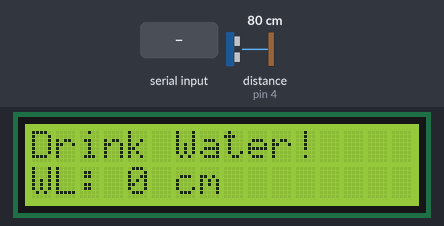
Bench run of a sketch on a simulated Arduino Uno, built with avr-gcc and run on an emulated ATmega328P. Parts: 16×2 character LCD. Wiring (inferred from the names in the program): ultrasonic range finder: trigger pin 3; echo pin 4. Inputs (shaded band) come from the test bench; at power-on: distance to the obstacle (sensor on pin 4) 80 cm. The echo pulse lasts 58.3 µs per cm; what the sketch prints to the serial monitor is not drawn.

Above: at 1.3 s.
1.4 s: "90,45\n" received over Serial
5.5 s: distance to the obstacle (sensor on pin 4) set to 2 cm
At 6.8 s:
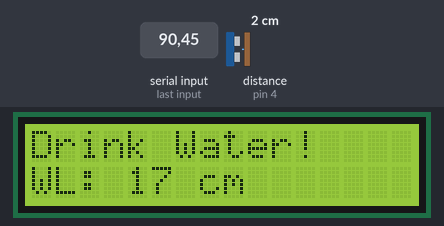
9.6 s: distance to the obstacle (sensor on pin 4) set to 9 cm
At 10.4 s:
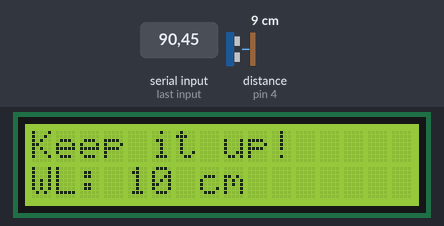
13.7 s: distance to the obstacle (sensor on pin 4) set to 18 cm
At 15.8 s:
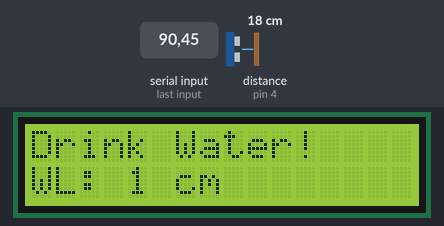
17.8 s: distance to the obstacle (sensor on pin 4) set to 35 cm
At 18.4 s:
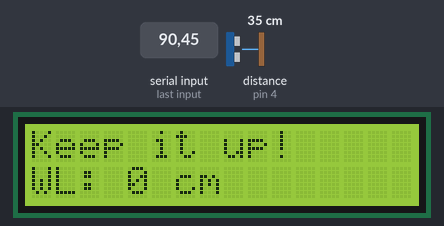
21.9 s: distance to the obstacle (sensor on pin 4) set to 4 cm
At 23.4 s:
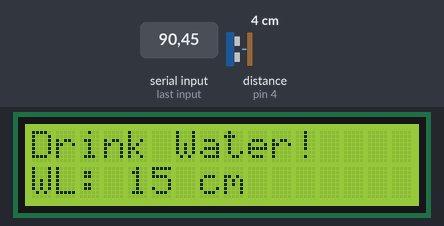
Timing chart, 0 to 24.9 s (numbered marks = the images above; inputs shaded):
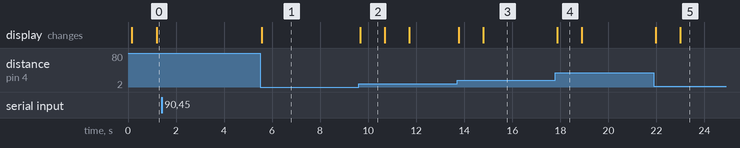

The sketch:

E-Water_Program.ino
```cpp
#include <Wire.h>
#include <LiquidCrystal_I2C.h>

//Create LCD object
LiquidCrystal_I2C lcd(0x27, 16, 2);

//Defining Variables
int trigPin = 3;
int echoPin = 4;
int waterDistance;
long testTime;
float duration;
float lastTimeUpdate;


//setup
void setup(){
  //initialize lcd
  lcd.begin(16, 2);
  lcd.init();
  lcd.backlight();

  //Assign all pins
  pinMode(trigPin, OUTPUT);
  pinMode(echoPin, INPUT);
  Serial.begin(9600);
  lastTimeUpdate = millis();

  //Print out prompts in Serial Monitor
  Serial.println("What Mode do you want?");
  Serial.println("Mode 1: Athletic");
  Serial.println("Mode 2: Study");
  Serial.println("Mode 3: Test");

}

//Function to take user input to select mode (time interval)
void messages(){
  int mode = Serial.parseInt();
  if(mode == 1){
    testTime = 20000;
  }
  if(mode == 2){
    testTime = 1000;
  }
  if(mode == 3){
    testTime = 5000;
  }
}

//Function that is running while device is on (loop)
void loop(){
  //Trigger the sensor
  digitalWrite(trigPin, LOW);
  delayMicroseconds(2);
  digitalWrite(trigPin, HIGH);
  delayMicroseconds(10);
  digitalWrite(trigPin, LOW);

  //Measure return time and calculate distance
  duration = pulseIn(echoPin, HIGH);
  waterDistance = duration/58;

  //Make sure displayed water level is never negative
  if (waterDistance > 18){
    waterDistance = 18;
  }

  //Display the water level on the lcd
  lcd.clear();
  lcd.setCursor(0,1);
  lcd.print("WL: " + String(18 - waterDistance) + " cm ");

  //Check for a decrease in water level after the time interval
  static int lastWaterLevel = 0;
  if(waterDistance > lastWaterLevel){
    //Display message on lcd
    lcd.setCursor(0,0);
    lcd.print("Keep it up!");
    lastTimeUpdate = millis();
  }
  lastWaterLevel = waterDistance;

  //Check if the water level has not changed over the time interval
  if(millis() - lastTimeUpdate > testTime){
    //Display message on lcd
    lcd.setCursor(0,0);
    lcd.print("Drink Water!");
    lastTimeUpdate = millis();
  }

  //Call the messages function
  messages();

  //Delay the time which the lcd screen updates (based on selected mode)
  delay(testTime);
}
```

Measured:
- after the input at 1.4 s, every drawn part: stays the same
- after the input at 5.5 s, the display: changes after 0.07 s (image 1)
- after the input at 9.6 s, the display: changes after 0.07 s (image 2)
- after the input at 13.7 s, the display: first changes after 0.07 s (image 3 shows a later state)
- after the input at 17.8 s, the display: changes after 0.07 s (image 4)
- after the input at 21.9 s, the display: first changes after 0.07 s (image 5 shows a later state)
- what the display in image 2 shows lasts 1.0 s, from 9.7 s to 10.7 s
